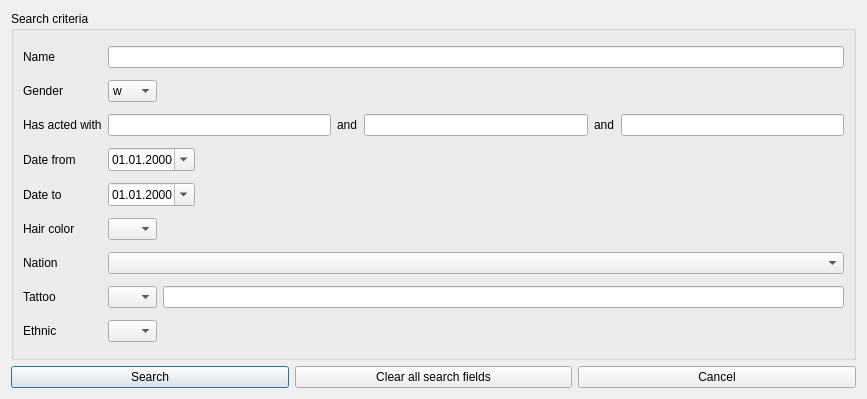
<?xml version="1.0" encoding="UTF-8"?>
<ui version="4.0">
 <class>DarstellerSuche</class>
 <widget class="QDialog" name="DarstellerSuche">
  <property name="geometry">
   <rect>
    <x>0</x>
    <y>0</y>
    <width>867</width>
    <height>399</height>
   </rect>
  </property>
  <property name="windowTitle">
   <string>Search actor</string>
  </property>
  <property name="windowIcon">
   <iconset>
    <normaloff>pypordb/8027068_splash.png</normaloff>pypordb/8027068_splash.png</iconset>
  </property>
  <layout class="QGridLayout" name="gridLayout_2">
   <item row="0" column="0">
    <layout class="QVBoxLayout" name="verticalLayout">
     <item>
      <widget class="QGroupBox" name="groupBox">
       <property name="title">
        <string>Search criteria</string>
       </property>
       <layout class="QGridLayout" name="gridLayout">
        <item row="1" column="0">
         <widget class="QLabel" name="label_2">
          <property name="text">
           <string>Gender</string>
          </property>
         </widget>
        </item>
        <item row="1" column="1">
         <widget class="QComboBox" name="comboBoxDarstellerSucheGeschlecht">
          <item>
           <property name="text">
            <string>w</string>
           </property>
           <property name="icon">
            <iconset>
             <normaloff>pypordb/female.png</normaloff>pypordb/female.png</iconset>
           </property>
          </item>
          <item>
           <property name="text">
            <string>m</string>
           </property>
           <property name="icon">
            <iconset>
             <normaloff>pypordb/male.png</normaloff>pypordb/male.png</iconset>
           </property>
          </item>
         </widget>
        </item>
        <item row="3" column="1" colspan="2">
         <widget class="QDateEdit" name="dateEditDarstellerSucheAb">
          <property name="whatsThis">
           <string>Date when the actor has been added to the PorDB database</string>
          </property>
          <property name="minimumDate">
           <date>
            <year>1752</year>
            <month>9</month>
            <day>14</day>
           </date>
          </property>
          <property name="displayFormat">
           <string>dd.MM.yyyy</string>
          </property>
          <property name="calendarPopup">
           <bool>true</bool>
          </property>
         </widget>
        </item>
        <item row="2" column="0">
         <widget class="QLabel" name="label_9">
          <property name="text">
           <string>Has acted with</string>
          </property>
         </widget>
        </item>
        <item row="1" column="2" colspan="2">
         <spacer>
          <property name="orientation">
           <enum>Qt::Horizontal</enum>
          </property>
          <property name="sizeHint" stdset="0">
           <size>
            <width>661</width>
            <height>20</height>
           </size>
          </property>
         </spacer>
        </item>
        <item row="3" column="0">
         <widget class="QLabel" name="label_3">
          <property name="text">
           <string>Date from</string>
          </property>
         </widget>
        </item>
        <item row="6" column="1" colspan="3">
         <widget class="QComboBox" name="comboBoxDarstellerSucheNation"/>
        </item>
        <item row="3" column="3">
         <spacer>
          <property name="orientation">
           <enum>Qt::Horizontal</enum>
          </property>
          <property name="sizeHint" stdset="0">
           <size>
            <width>631</width>
            <height>20</height>
           </size>
          </property>
         </spacer>
        </item>
        <item row="8" column="1">
         <widget class="QComboBox" name="comboBoxDarstellerSucheEthnic">
          <item>
           <property name="text">
            <string/>
           </property>
          </item>
          <item>
           <property name="text">
            <string>w</string>
           </property>
           <property name="icon">
            <iconset>
             <normaloff>pypordb/white.png</normaloff>pypordb/white.png</iconset>
           </property>
          </item>
          <item>
           <property name="text">
            <string>a</string>
           </property>
           <property name="icon">
            <iconset>
             <normaloff>pypordb/yellow.png</normaloff>pypordb/yellow.png</iconset>
           </property>
          </item>
          <item>
           <property name="text">
            <string>s</string>
           </property>
           <property name="icon">
            <iconset>
             <normaloff>pypordb/black.png</normaloff>pypordb/black.png</iconset>
           </property>
          </item>
          <item>
           <property name="text">
            <string>l</string>
           </property>
           <property name="icon">
            <iconset>
             <normaloff>pypordb/brown.png</normaloff>pypordb/brown.png</iconset>
           </property>
          </item>
         </widget>
        </item>
        <item row="0" column="1" colspan="3">
         <widget class="QLineEdit" name="lineEditDarstellerSuche"/>
        </item>
        <item row="5" column="0">
         <widget class="QLabel" name="label_5">
          <property name="text">
           <string>Hair color</string>
          </property>
         </widget>
        </item>
        <item row="4" column="0">
         <widget class="QLabel" name="label_4">
          <property name="text">
           <string>Date to</string>
          </property>
         </widget>
        </item>
        <item row="4" column="3">
         <spacer>
          <property name="orientation">
           <enum>Qt::Horizontal</enum>
          </property>
          <property name="sizeHint" stdset="0">
           <size>
            <width>631</width>
            <height>20</height>
           </size>
          </property>
         </spacer>
        </item>
        <item row="7" column="0">
         <widget class="QLabel" name="label_7">
          <property name="text">
           <string>Tattoo</string>
          </property>
         </widget>
        </item>
        <item row="7" column="1">
         <widget class="QComboBox" name="comboBoxDarstellerSucheTattoo">
          <item>
           <property name="text">
            <string/>
           </property>
          </item>
          <item>
           <property name="text">
            <string>yes</string>
           </property>
          </item>
          <item>
           <property name="text">
            <string>no</string>
           </property>
          </item>
         </widget>
        </item>
        <item row="7" column="2" colspan="2">
         <widget class="QLineEdit" name="lineEditDarstellerSucheTattoo"/>
        </item>
        <item row="5" column="2" colspan="2">
         <spacer>
          <property name="orientation">
           <enum>Qt::Horizontal</enum>
          </property>
          <property name="sizeHint" stdset="0">
           <size>
            <width>661</width>
            <height>20</height>
           </size>
          </property>
         </spacer>
        </item>
        <item row="8" column="2" colspan="2">
         <spacer>
          <property name="orientation">
           <enum>Qt::Horizontal</enum>
          </property>
          <property name="sizeHint" stdset="0">
           <size>
            <width>491</width>
            <height>20</height>
           </size>
          </property>
         </spacer>
        </item>
        <item row="8" column="0">
         <widget class="QLabel" name="label_8">
          <property name="text">
           <string>Ethnic</string>
          </property>
         </widget>
        </item>
        <item row="6" column="0">
         <widget class="QLabel" name="label_6">
          <property name="text">
           <string>Nation</string>
          </property>
         </widget>
        </item>
        <item row="5" column="1">
         <widget class="QComboBox" name="comboBoxDarstellerSucheHaar">
          <item>
           <property name="text">
            <string/>
           </property>
          </item>
          <item>
           <property name="text">
            <string>bl</string>
           </property>
           <property name="icon">
            <iconset>
             <normaloff>pypordb/blond.png</normaloff>pypordb/blond.png</iconset>
           </property>
          </item>
          <item>
           <property name="text">
            <string>br</string>
           </property>
           <property name="icon">
            <iconset>
             <normaloff>pypordb/brown.png</normaloff>pypordb/brown.png</iconset>
           </property>
          </item>
          <item>
           <property name="text">
            <string>gr</string>
           </property>
           <property name="icon">
            <iconset>
             <normaloff>pypordb/grey.svg</normaloff>pypordb/grey.svg</iconset>
           </property>
          </item>
          <item>
           <property name="text">
            <string>r</string>
           </property>
           <property name="icon">
            <iconset>
             <normaloff>pypordb/red.png</normaloff>pypordb/red.png</iconset>
           </property>
          </item>
          <item>
           <property name="text">
            <string>s</string>
           </property>
           <property name="icon">
            <iconset>
             <normaloff>pypordb/black.png</normaloff>pypordb/black.png</iconset>
           </property>
          </item>
          <item>
           <property name="text">
            <string>ba</string>
           </property>
           <property name="icon">
            <iconset>
             <normaloff>pypordb/bald.svg</normaloff>pypordb/bald.svg</iconset>
           </property>
          </item>
         </widget>
        </item>
        <item row="0" column="0">
         <widget class="QLabel" name="label">
          <property name="text">
           <string>Name</string>
          </property>
         </widget>
        </item>
        <item row="4" column="1" colspan="2">
         <widget class="QDateEdit" name="dateEditDarstellerSucheBis">
          <property name="whatsThis">
           <string>Date when the actor has been added to the PorDB database</string>
          </property>
          <property name="displayFormat">
           <string>dd.MM.yyyy</string>
          </property>
          <property name="calendarPopup">
           <bool>true</bool>
          </property>
          <property name="date">
           <date>
            <year>2000</year>
            <month>1</month>
            <day>1</day>
           </date>
          </property>
         </widget>
        </item>
        <item row="2" column="1" colspan="3">
         <layout class="QHBoxLayout" name="horizontalLayout">
          <item>
           <widget class="QLineEdit" name="lineEditActor1"/>
          </item>
          <item>
           <widget class="QLabel" name="label_10">
            <property name="text">
             <string>and</string>
            </property>
           </widget>
          </item>
          <item>
           <widget class="QLineEdit" name="lineEditActor2"/>
          </item>
          <item>
           <widget class="QLabel" name="label_11">
            <property name="text">
             <string>and</string>
            </property>
           </widget>
          </item>
          <item>
           <widget class="QLineEdit" name="lineEditActor3"/>
          </item>
         </layout>
        </item>
       </layout>
      </widget>
     </item>
     <item>
      <layout class="QHBoxLayout">
       <item>
        <widget class="QPushButton" name="pushButtonSuchen">
         <property name="toolTip">
          <string>&lt;html&gt;&lt;head/&gt;&lt;body&gt;&lt;p&gt;Search, enter&lt;/p&gt;&lt;/body&gt;&lt;/html&gt;</string>
         </property>
         <property name="text">
          <string>Search</string>
         </property>
         <property name="icon">
          <iconset>
           <normaloff>pypordb/suchen.svg</normaloff>pypordb/suchen.svg</iconset>
         </property>
         <property name="shortcut">
          <string>Enter</string>
         </property>
        </widget>
       </item>
       <item>
        <widget class="QPushButton" name="pushButtonRefresh">
         <property name="toolTip">
          <string>&lt;html&gt;&lt;head/&gt;&lt;body&gt;&lt;p&gt;Clear all search fields, alt+L&lt;/p&gt;&lt;/body&gt;&lt;/html&gt;</string>
         </property>
         <property name="text">
          <string>Clear all search fields</string>
         </property>
         <property name="icon">
          <iconset>
           <normaloff>pypordb/clear_l.png</normaloff>pypordb/clear_l.png</iconset>
         </property>
         <property name="shortcut">
          <string>Alt+L</string>
         </property>
        </widget>
       </item>
       <item>
        <widget class="QPushButton" name="pushButtonCancel">
         <property name="toolTip">
          <string>&lt;html&gt;&lt;head/&gt;&lt;body&gt;&lt;p&gt;Cancel, esc&lt;/p&gt;&lt;/body&gt;&lt;/html&gt;</string>
         </property>
         <property name="text">
          <string>Cancel</string>
         </property>
         <property name="icon">
          <iconset>
           <normaloff>pypordb/dialog-cancel.svg</normaloff>pypordb/dialog-cancel.svg</iconset>
         </property>
        </widget>
       </item>
      </layout>
     </item>
    </layout>
   </item>
  </layout>
 </widget>
 <tabstops>
  <tabstop>lineEditDarstellerSuche</tabstop>
  <tabstop>comboBoxDarstellerSucheGeschlecht</tabstop>
  <tabstop>lineEditActor1</tabstop>
  <tabstop>lineEditActor2</tabstop>
  <tabstop>lineEditActor3</tabstop>
  <tabstop>dateEditDarstellerSucheAb</tabstop>
  <tabstop>dateEditDarstellerSucheBis</tabstop>
  <tabstop>comboBoxDarstellerSucheHaar</tabstop>
  <tabstop>comboBoxDarstellerSucheNation</tabstop>
  <tabstop>comboBoxDarstellerSucheTattoo</tabstop>
  <tabstop>lineEditDarstellerSucheTattoo</tabstop>
  <tabstop>comboBoxDarstellerSucheEthnic</tabstop>
  <tabstop>pushButtonSuchen</tabstop>
  <tabstop>pushButtonRefresh</tabstop>
  <tabstop>pushButtonCancel</tabstop>
 </tabstops>
 <resources/>
 <connections/>
</ui>
